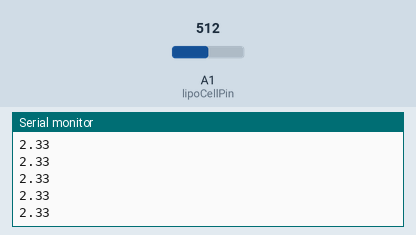
Simulated run of this sketch. Board: Arduino Uno, built with avr-gcc and run on an emulated ATmega328P. Shown: the last lines printed to the serial monitor. The inputs (shaded band) are chosen by the test bench; at power-on: A1 (lipoCellPin) = 512.

Above: at 1.2 s.
1.3 s: A1 (lipoCellPin) set to 716
At 1.31 s:
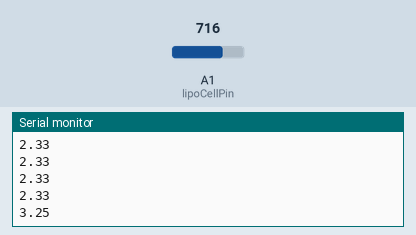
2.8 s: A1 (lipoCellPin) set to 900
At 2.82 s:
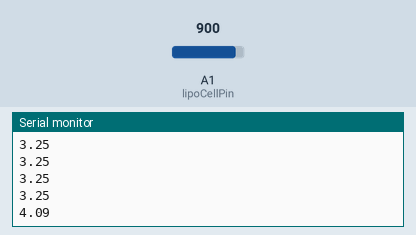
Timing chart, 0 to 5.8 s (numbered marks = the images above; inputs shaded):
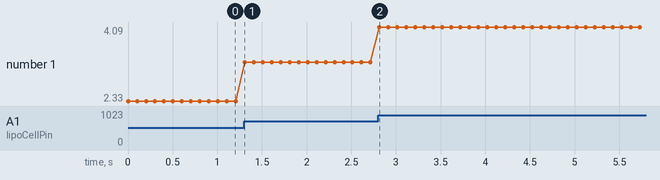

Measured:
- after the input at 1.3 s, the serial monitor: prints a new line at once (image 1)
- after the input at 2.8 s, the serial monitor: prints a new line at once (image 2)
- plotted number 1: 2.33 → 3.25 after the input at 1.3 s, 3.25 → 4.09 after the input at 2.8 s

The sketch:

lipo_voltage.ino
```cpp
float voltageRef = 4.65;
short lipoCellPin = A1;

void setup() {
Serial.begin(9600);
}

void loop() {
  Serial.println(analogRead(lipoCellPin) * (voltageRef/1023.0));
  delay(100);
}
```
